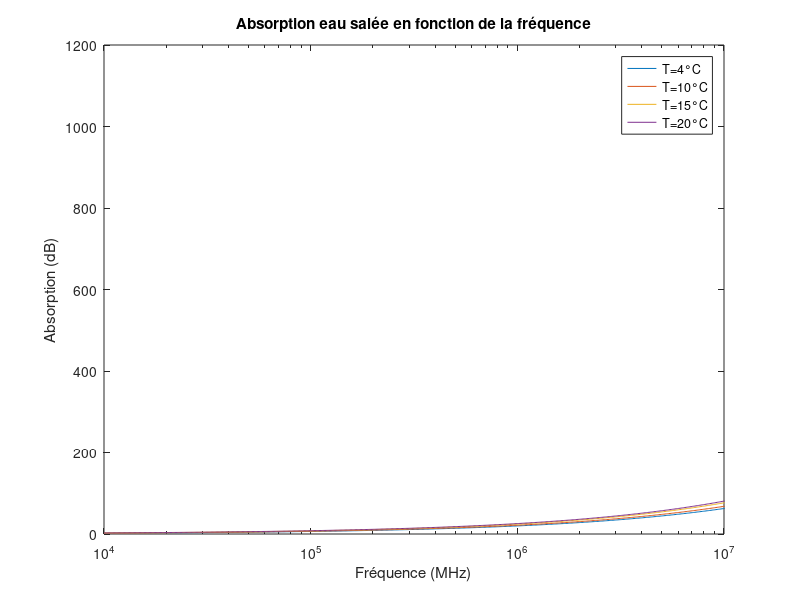
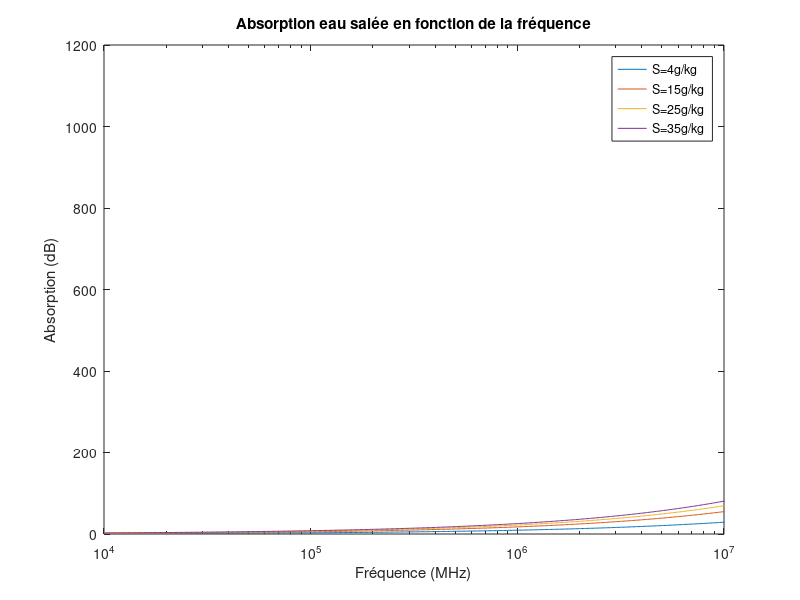
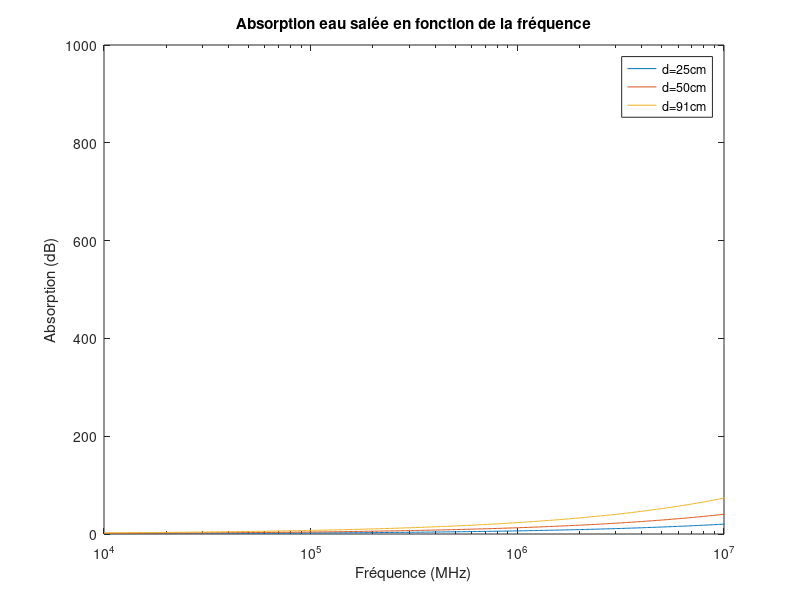
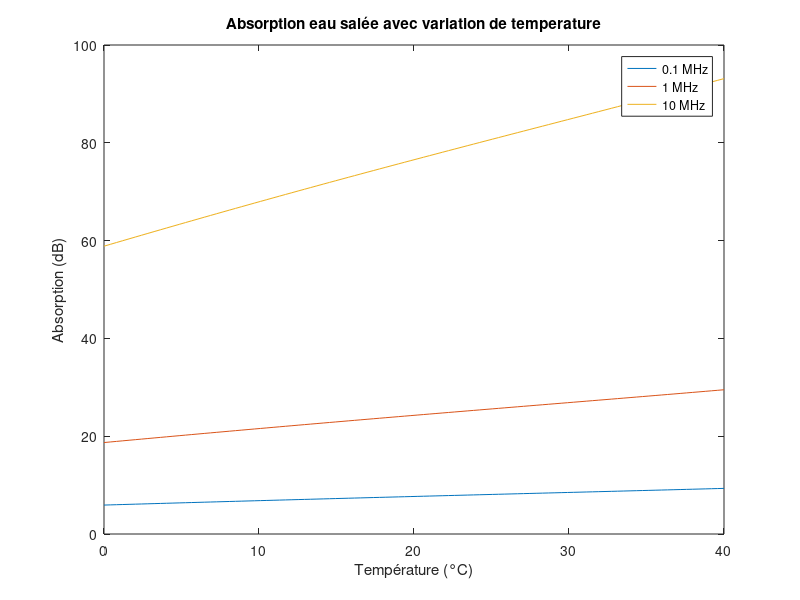

Write MATLAB code to recreate these figures, in order.
clear all
close all
clc
figure(1)
for T=[4,10,20,25]
epsilon0 = 8.85e-12;
mu = pi*4e-7;
d = 1;
f = logspace(4,10,1000);

%T = 25;
S = 35;

%% epsilon et sigma

delta = 25 - T;
phi = delta.*((2.033e-2)+(1.266e-4.*delta)+(2.464e-6.*delta.^2))-S*((1.849e-5)-(2.551e-7.*delta)+(2.551e-8.*delta.^2));
sigma0=S*((0.18252)-(1.4619e-3*S)+(2.093e-5*S^2)-(1.282e-7*S^3));
sigma = sigma0*exp(-phi);

epsiloninf = 4.9;
epsilonzero = (1+1.613e-5*T*S-3.656e-3*S+3.21e-5*S^2-4.232e-7*S^3).*(87.134-1.949e-1*T-1.276e-2*T^2+2.491e-4*T^3);
theta =((1/(2*pi))*(1.11e-10-3.824e-12*T+6.938e-14*T.^2-5.096e-16*T.^3));

epsilon = epsiloninf + ((epsilonzero - epsiloninf)./(1+1i*2*pi*f*theta)) + sigma./(2*pi*f*epsilon0);

%% absorption

gamma = 1i*2*pi*f.*sqrt((mu*epsilon) - 1i*((sigma*mu)./(2*pi*f)));
alpha = 2*pi*f.*sqrt(mu.*(epsilon*epsilon0)).*(1/2*(sqrt(1+(sigma./(2*pi*f.*(epsilon*epsilon0))).^2)-1)).^0.5;
Latt = 10*log10(exp(2*alpha*d));


semilogx(f,Latt);
xlim([10^4 10^7]);
title('Absorption eau salée en fonction de la fréquence');
xlabel('Fréquence (MHz)');
ylabel('Absorption (dB)');
legend('T=4°C','T=10°C','T=15°C','T=20°C','T=25°C');
hold on
end%%Fonction de la temperature
hold off
figure(2)
for S=[4,15,25,35]
epsilon0 = 8.85e-12;
mu = pi*4e-7;
d = 1;
f = logspace(4,10,1000);

T = 25;
%S = 35;

%% epsilon et sigma

delta = 25 - T;
phi = delta.*((2.033e-2)+(1.266e-4.*delta)+(2.464e-6.*delta.^2))-S*((1.849e-5)-(2.551e-7.*delta)+(2.551e-8.*delta.^2));
sigma0=S*((0.18252)-(1.4619e-3*S)+(2.093e-5*S^2)-(1.282e-7*S^3));
sigma = sigma0*exp(-phi);

epsiloninf = 4.9;
epsilonzero = (1+1.613e-5*T*S-3.656e-3*S+3.21e-5*S^2-4.232e-7*S^3).*(87.134-1.949e-1*T-1.276e-2*T^2+2.491e-4*T^3);
theta =((1/(2*pi))*(1.11e-10-3.824e-12*T+6.938e-14*T.^2-5.096e-16*T.^3));

epsilon = epsiloninf + ((epsilonzero - epsiloninf)./(1+1i*2*pi*f*theta)) + sigma./(2*pi*f*epsilon0);

%% absorption

gamma = 1i*2*pi*f.*sqrt((mu*epsilon) - 1i*((sigma*mu)./(2*pi*f)));
alpha = 2*pi*f.*sqrt(mu.*(epsilon*epsilon0)).*(1/2*(sqrt(1+(sigma./(2*pi*f.*(epsilon*epsilon0))).^2)-1)).^0.5;
Latt = 10*log10(exp(2*alpha*d));


semilogx(f,Latt);
xlim([10^4 10^7]);
title('Absorption eau salée en fonction de la fréquence');
xlabel('Fréquence (MHz)');
ylabel('Absorption (dB)');
legend('S=4g/kg','S=15g/kg','S=25g/kg','S=35g/kg');
hold on
end%%Fonction de la salinité
hold off
figure(3)
for d=[0.25,0.5,0.91]
epsilon0 = 8.85e-12;
mu = pi*4e-7;
%d = 1;
f = logspace(4,10,1000);

T = 25;
S = 35;

%% epsilon et sigma

delta = 25 - T;
phi = delta.*((2.033e-2)+(1.266e-4.*delta)+(2.464e-6.*delta.^2))-S*((1.849e-5)-(2.551e-7.*delta)+(2.551e-8.*delta.^2));
sigma0=S*((0.18252)-(1.4619e-3*S)+(2.093e-5*S^2)-(1.282e-7*S^3));
sigma = sigma0*exp(-phi);

epsiloninf = 4.9;
epsilonzero = (1+1.613e-5*T*S-3.656e-3*S+3.21e-5*S^2-4.232e-7*S^3).*(87.134-1.949e-1*T-1.276e-2*T^2+2.491e-4*T^3);
theta =((1/(2*pi))*(1.11e-10-3.824e-12*T+6.938e-14*T.^2-5.096e-16*T.^3));

epsilon = epsiloninf + ((epsilonzero - epsiloninf)./(1+1i*2*pi*f*theta)) + sigma./(2*pi*f*epsilon0);

%% absorption

gamma = 1i*2*pi*f.*sqrt((mu*epsilon) - 1i*((sigma*mu)./(2*pi*f)));
alpha = 2*pi*f.*sqrt(mu.*(epsilon*epsilon0)).*(1/2*(sqrt(1+(sigma./(2*pi*f.*(epsilon*epsilon0))).^2)-1)).^0.5;
Latt = 10*log10(exp(2*alpha*d));


semilogx(f,Latt);
xlim([10^4 10^7]);
title('Absorption eau salée en fonction de la fréquence');
xlabel('Fréquence (MHz)');
ylabel('Absorption (dB)');
legend('d=25cm','d=50cm','d=91cm');
hold on
end%%Fonction de la distance
hold off
figure(4)
for f=[0.1e6,1e6,10e6]
epsilon0 = 8.85e-12;
mu = pi*4e-7;
d = 1;
%f = logspace(4,10,1000);

%T = 25;
T = linspace(0,40,100);
S = 35;

%% epsilon et sigma

delta = 25 - T;
phi = delta.*((2.033e-2)+(1.266e-4.*delta)+(2.464e-6.*delta.^2))-S*((1.849e-5)-(2.551e-7.*delta)+(2.551e-8.*delta.^2));
sigma0=S*((0.18252)-(1.4619e-3*S)+(2.093e-5*S^2)-(1.282e-7*S^3));
sigma = sigma0*exp(-phi);

epsiloninf = 4.9;
epsilonzero = (1+1.613e-5*T*S-3.656e-3*S+3.21e-5*S^2-4.232e-7*S^3).*(87.134-1.949e-1*T-1.276e-2*T.^2+2.491e-4*T.^3);
theta =((1/(2*pi))*(1.11e-10-3.824e-12*T+6.938e-14*T.^2-5.096e-16*T.^3));

epsilon = epsiloninf + ((epsilonzero - epsiloninf)./(1+1i*2*pi*f*theta)) + sigma./(2*pi*f*epsilon0);

%% absorption

gamma = 1i*2*pi*f.*sqrt((mu*epsilon) - 1i*((sigma*mu)./(2*pi*f)));
alpha = 2*pi*f.*sqrt(mu.*(epsilon*epsilon0)).*(1/2*(sqrt(1+(sigma./(2*pi*f.*(epsilon*epsilon0))).^2)-1)).^0.5;
Latt = 10*log10(exp(2*alpha*d));


plot(T,Latt);
title('Absorption eau salée avec variation de temperature');
xlabel('Température (°C)');
ylabel('Absorption (dB)');
legend('0.1 MHz','1 MHz','10 MHz');
xlim([0 40]);
hold on
end%%Fonction de la température